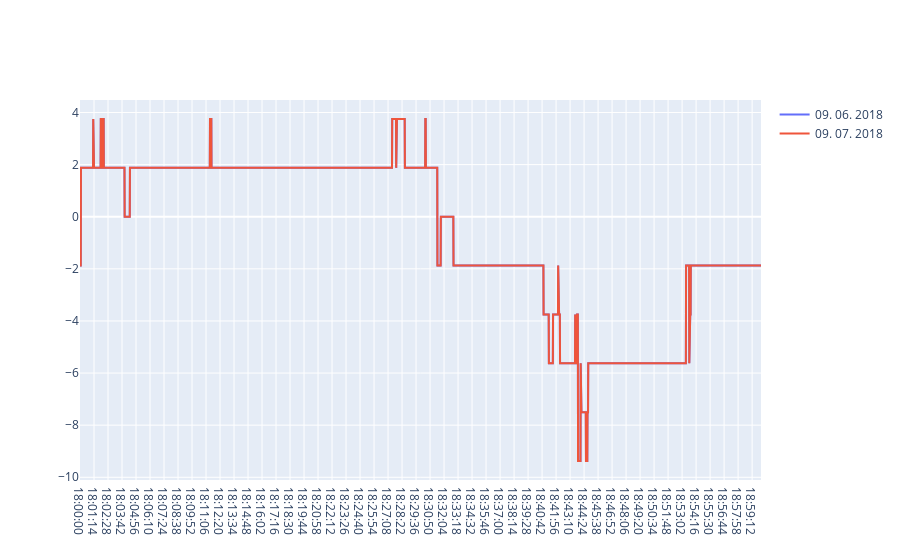

Source (notebook cell):
### Code cell
sekil.show()

### Figure 1 — Plotly figure (JSON) as saved in the notebook; plotly's stock layout.template omitted (floating-point values rounded to 4 significant figures; data arrays with more than 128 entries replaced by an {"elided": "..."} marker saying what was removed)
{"data": [{"name": "09. 06. 2018", "type": "scatter", "x": {"elided": "3600 str values"}, "y": {"elided": "3600 float values"}}, {"name": "09. 07. 2018", "type": "scatter", "x": {"elided": "3600 str values"}, "y": {"elided": "3600 float values"}}], "layout": {}}
